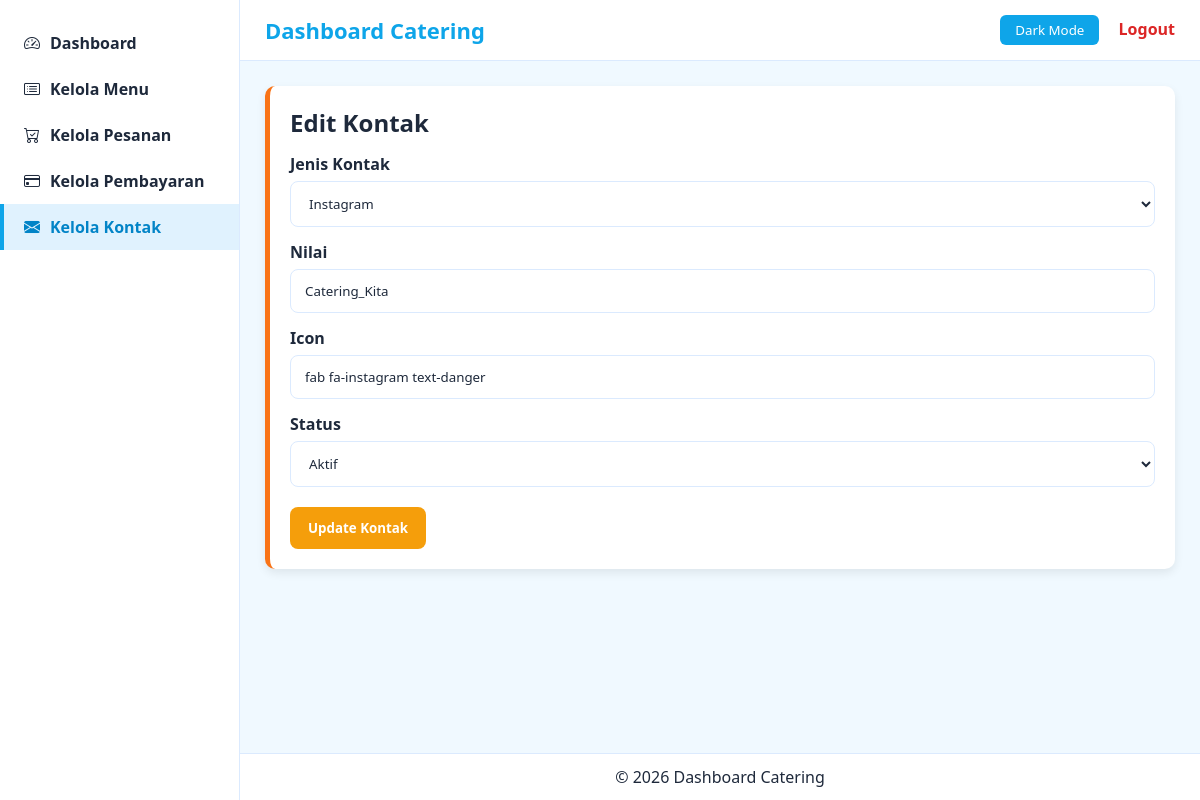
/dashboard/kontak/edit.php?id=1, run on the app's committed database.
### tables this page shows
CREATE TABLE `kontak` (
  `id_kontak` int(11) NOT NULL,
  `jenis_kontak` enum('instagram','email','whatsapp','lokasi') NOT NULL,
  `nilai` varchar(255) NOT NULL,
  `icon` varchar(100) DEFAULT NULL,
  `status_aktif` tinyint(1) DEFAULT 1,
  `created_at` timestamp NOT NULL DEFAULT current_timestamp()
);

### dashboard/kontak/edit.php (the view, shortened to what this page needs)
<?php
include "../../config.php";
$id = $_GET['id'] ?? null;
$data = mysqli_query($conn, "SELECT * FROM kontak WHERE id_kontak='$id'");
$k = mysqli_fetch_assoc($data);
?>
<!doctype html>
<html lang="id">
<head>
    <link rel="stylesheet" href="https://cdn.jsdelivr.net/npm/bootstrap-icons/font/bootstrap-icons.css">
    <link rel="stylesheet" href="../assets/style.css">
</head>
<body>
<div class="sidebar">
    <a href="../index.php"><i class="bi bi-speedometer2"></i> Dashboard</a>
    <a href="../menu/index.php"><i class="bi bi-card-list"></i> Kelola Menu</a>
    <a href="../pesanan/index.php"><i class="bi bi-cart-check"></i> Kelola Pesanan</a>
    <a href="../pembayaran/index.php"><i class="bi bi-credit-card"></i> Kelola Pembayaran</a>
    <a href="index.php" class="active"><i class="bi bi-envelope-fill"></i> Kelola Kontak</a>
</div>
<div class="main">
<header>
    <div class="logo">Dashboard Catering</div>
    <div class="right">
        <button id="toggleMode">Dark Mode</button>
        <a href="../../logout.php" style="margin-left:15px;color:#dc2626;font-weight:600;text-decoration:none;">Logout</a>
    </div>
</header>
<div class="content">
    <div class="card">
        <h2>Edit Kontak</h2>
        <form method="POST">
            <label class="form-label">Jenis Kontak</label>
            <select name="jenis_kontak" required>
                <option value="instagram" <?= $k['jenis_kontak']=='instagram'?'selected':'' ?>>Instagram</option>
            </select>
            <label class="form-label">Nilai</label>
            <input type="text" name="nilai" value="<?= htmlspecialchars($k['nilai']) ?>" class="form-input" required>
            <label class="form-label">Icon</label>
            <input type="text" name="icon" value="<?= htmlspecialchars($k['icon']) ?>" class="form-input" placeholder="bi bi-instagram">
            <label class="form-label">Status</label>
            <select name="status_aktif">
                <option value="1" <?= $k['status_aktif']==1?'selected':'' ?>>Aktif</option>
            </select>
            <button type="submit" name="submit" class="btn-warning">
                Update Kontak
            </button>
        </form>
    </div>
</div>
<footer>
    © <?= date("Y") ?> Dashboard Catering
</footer>
</div>
</body>
</html>

### dashboard/assets/style.css (style rules this page uses)
* { margin: 0; padding: 0; box-sizing: border-box; font-family: "Segoe UI", Arial, sans-serif; }
:root { --primary: #0ea5e9; --primary-hover: #0284c7; --accent: #f97316; --bg-color: #f0f9ff; --text-color: #1e293b; --header-bg: #ffffff; --sidebar-bg: #ffffff; --sidebar-border: #dbeafe; --sidebar-link: #1e293b; --sidebar-link-hover: #0284c7; --sidebar-active-bg: #e0f2fe; --sidebar-active-text: #0284c7; --card-bg: #ffffff; --footer-bg: #ffffff; }
body { background: var(--bg-color); color: var(--text-color); display: flex; min-height: 100vh; transition: 0.35s ease-in-out; }
.sidebar { width: 240px; background: var(--sidebar-bg); border-right: 1px solid var(--sidebar-border); padding-top: 20px; position: fixed; height: 100vh; }
.sidebar a { display: flex; align-items: center; gap: 10px; padding: 12px 20px; text-decoration: none; font-weight: 600; color: var(--sidebar-link); transition: 0.25s; border-left: 4px solid transparent; }
.sidebar a.active { background: var(--sidebar-active-bg); color: var(--sidebar-active-text) !important; border-left: 4px solid var(--primary); }
.main { margin-left: 240px; width: calc(100% - 240px); display: flex; flex-direction: column; }
header { background: var(--header-bg); color: var(--text-color); padding: 15px 25px; display: flex; justify-content: space-between; align-items: center; border-bottom: 1px solid var(--sidebar-border); position: sticky; top: 0; z-index: 99; }
header .logo { font-size: 22px; font-weight: bold; color: var(--primary); }
#toggleMode { padding: 6px 15px; background: var(--primary); border: none; border-radius: 6px; color: white; cursor: pointer; transition: 0.2s; }
.content { padding: 25px; }
.card { background: var(--card-bg); padding: 20px; border-radius: 10px; box-shadow: 0 4px 10px rgba(0,0,0,0.08); margin-bottom: 22px; border-left: 5px solid var(--accent); }
footer { margin-top: auto; text-align: center; padding: 12px; background: var(--footer-bg); border-top: 1px solid var(--sidebar-border); }

### dashboard/kontak/edit.php (style rules this page uses)
.form-label { display: block; font-weight: 600; margin-top: 14px; margin-bottom: 6px; color: var(--text-color); }
.form-input, select { width: 100%; padding: 12px 14px; border: 1px solid var(--sidebar-border); background: var(--card-bg); color: var(--text-color); border-radius: 8px; outline: none; }
.btn-warning { margin-top: 20px; padding: 12px 18px; background: #f59e0b; border: none; color: white; font-weight: 600; border-radius: 8px; cursor: pointer; }

### data on the page
kontak: jenis_kontak "Instagram", nilai "Catering_Kita", icon "fab fa-instagram text-danger", status_aktif "Aktif"
